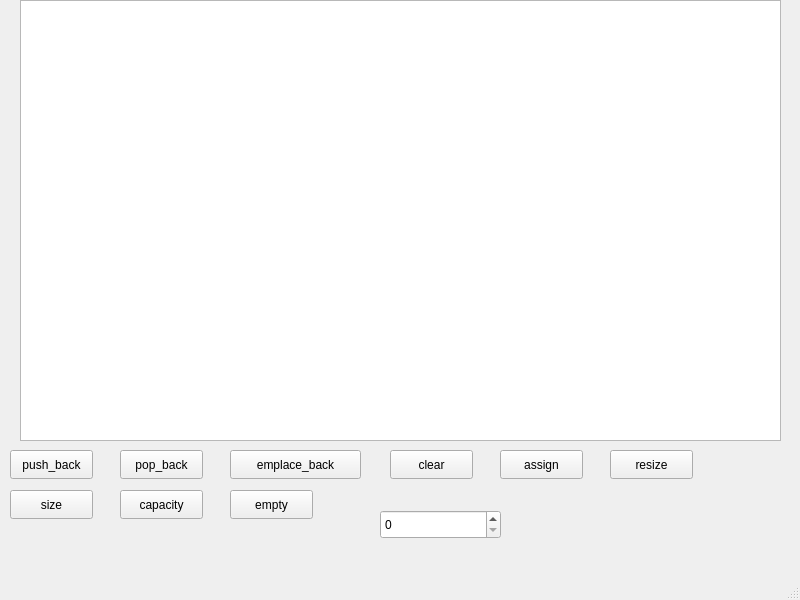
<?xml version="1.0" encoding="UTF-8"?>
<ui version="4.0">
 <class>MainWindow</class>
 <widget class="QMainWindow" name="MainWindow">
  <property name="geometry">
   <rect>
    <x>0</x>
    <y>0</y>
    <width>800</width>
    <height>600</height>
   </rect>
  </property>
  <property name="windowTitle">
   <string>MainWindow</string>
  </property>
  <widget class="QWidget" name="centralwidget">
   <widget class="QSpinBox" name="val_get">
    <property name="geometry">
     <rect>
      <x>380</x>
      <y>510</y>
      <width>121</width>
      <height>29</height>
     </rect>
    </property>
   </widget>
   <widget class="QPushButton" name="push_back">
    <property name="geometry">
     <rect>
      <x>10</x>
      <y>450</y>
      <width>83</width>
      <height>29</height>
     </rect>
    </property>
    <property name="text">
     <string>push_back</string>
    </property>
   </widget>
   <widget class="QPushButton" name="pop_back">
    <property name="geometry">
     <rect>
      <x>120</x>
      <y>450</y>
      <width>83</width>
      <height>29</height>
     </rect>
    </property>
    <property name="text">
     <string>pop_back</string>
    </property>
   </widget>
   <widget class="QPushButton" name="emplace_back">
    <property name="geometry">
     <rect>
      <x>230</x>
      <y>450</y>
      <width>131</width>
      <height>29</height>
     </rect>
    </property>
    <property name="text">
     <string>emplace_back</string>
    </property>
   </widget>
   <widget class="QPushButton" name="clear">
    <property name="geometry">
     <rect>
      <x>390</x>
      <y>450</y>
      <width>83</width>
      <height>29</height>
     </rect>
    </property>
    <property name="text">
     <string>clear</string>
    </property>
   </widget>
   <widget class="QPushButton" name="assign">
    <property name="geometry">
     <rect>
      <x>500</x>
      <y>450</y>
      <width>83</width>
      <height>29</height>
     </rect>
    </property>
    <property name="text">
     <string>assign</string>
    </property>
   </widget>
   <widget class="QPushButton" name="resize">
    <property name="geometry">
     <rect>
      <x>610</x>
      <y>450</y>
      <width>83</width>
      <height>29</height>
     </rect>
    </property>
    <property name="text">
     <string>resize</string>
    </property>
   </widget>
   <widget class="QPushButton" name="size">
    <property name="geometry">
     <rect>
      <x>10</x>
      <y>490</y>
      <width>83</width>
      <height>29</height>
     </rect>
    </property>
    <property name="text">
     <string>size</string>
    </property>
   </widget>
   <widget class="QPushButton" name="capacity">
    <property name="geometry">
     <rect>
      <x>120</x>
      <y>490</y>
      <width>83</width>
      <height>29</height>
     </rect>
    </property>
    <property name="text">
     <string>capacity</string>
    </property>
   </widget>
   <widget class="QPushButton" name="empty">
    <property name="geometry">
     <rect>
      <x>230</x>
      <y>490</y>
      <width>83</width>
      <height>29</height>
     </rect>
    </property>
    <property name="text">
     <string>empty</string>
    </property>
   </widget>
   <widget class="QTextBrowser" name="display">
    <property name="geometry">
     <rect>
      <x>20</x>
      <y>0</y>
      <width>761</width>
      <height>441</height>
     </rect>
    </property>
   </widget>
  </widget>
  <widget class="QMenuBar" name="menubar">
   <property name="geometry">
    <rect>
     <x>0</x>
     <y>0</y>
     <width>800</width>
     <height>25</height>
    </rect>
   </property>
  </widget>
  <widget class="QStatusBar" name="statusbar"/>
 </widget>
 <resources/>
 <connections/>
</ui>
